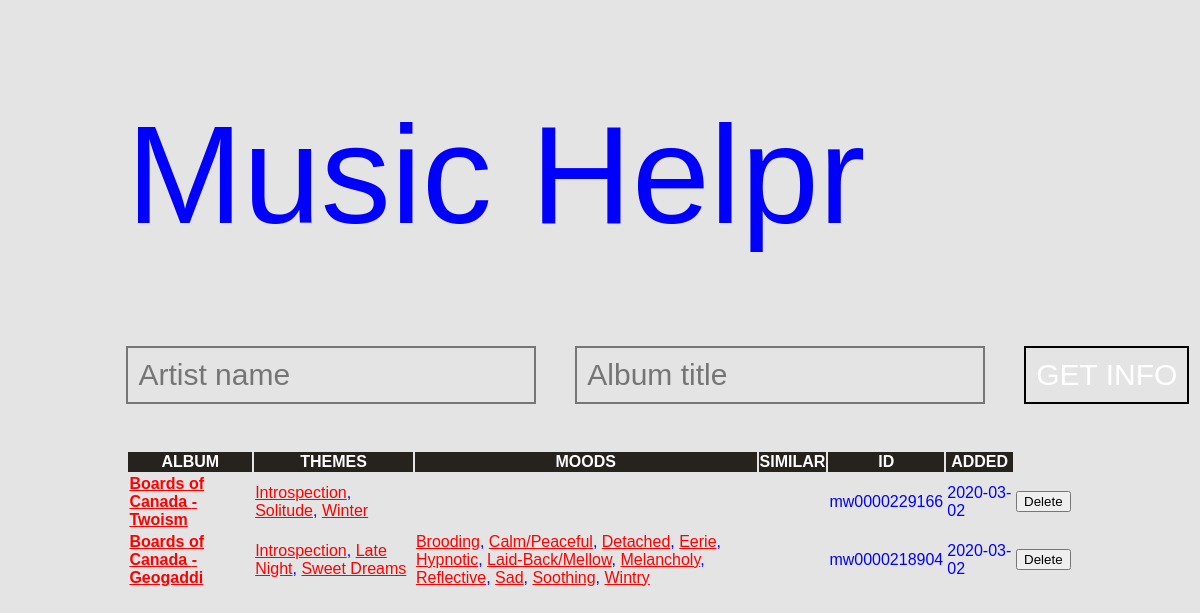
The page / on the database its author committed.
### app.py (models this page shows, shortened)
class Album(db.Model):
	__tablename__ = 'album'
	id = db.Column(db.String(), primary_key=True)
	artist = 		db.Column(db.String())
	title = 		db.Column(db.String())
	date_added = 	db.Column(db.DateTime, default=datetime.utcnow)
	themes = db.relationship('Theme', secondary=theme_associations, backref=(db.backref('participants', lazy = 'dynamic')))
	moods = db.relationship('Mood', secondary=mood_associations, backref=(db.backref('participants', lazy = 'dynamic')))

class ThemeAssociation(db.Model):
	__tablename__ = 'theme_associations'
	album_id = db.Column(db.String(), primary_key=True)
	theme_name = db.Column(db.String(), primary_key=True)

class MoodAssociation(db.Model):
	__tablename__ = 'mood_associations'
	album_id = db.Column(db.String(), primary_key=True)
	mood_name = db.Column(db.String(), primary_key=True)

### app.py (the view)
@app.route('/', methods=['POST', 'GET'])
def index():
	if request.method == 'POST':
		artistInput = request.form['artist']
		titleInput = request.form['title']
		albumInfo = process.scraper.getBasicInfo(titleInput, artistInput)
		newAlbumEntry = Album(id=albumInfo['id'], artist=albumInfo['artist'], title=albumInfo['title'])
		for n,i in process.scraper.getThemes(albumInfo['id'], db, Theme):
			print(f'\n\n\n{n}\n\n\n')
			themeTemp = Theme.query.filter_by(name=f'{n}').first()
			themeTemp.participants.append(newAlbumEntry)
		for n,i in process.scraper.getMoods(albumInfo['id'], db, Mood):
			print(f'\n\n\n{n}\n\n\n')
			moodTemp = Mood.query.filter_by(name=f'{n}').first()
			moodTemp.participants.append(newAlbumEntry)
		try:
			db.session.add(newAlbumEntry)
			db.session.commit()
			return redirect('/')
		except:
			return "There was an error adding your album"
	else:
		albumlist = Album.query.order_by(Album.date_added).all()
		themeDict = defaultdict(list)
		moodDict = defaultdict(list)
		for album in albumlist:
			for association in ThemeAssociation.query.filter_by(album_id=album.id).all():
				themeDataPair = [Theme.query.filter_by(name=association.theme_name).one().id, association.theme_name]
				themeDict[album.title].append(themeDataPair)
			for association in MoodAssociation.query.filter_by(album_id=album.id).all():
				moodDataPair = [Mood.query.filter_by(name=association.mood_name).one().id, association.mood_name]
				moodDict[album.title].append(moodDataPair)
		return render_template('index.html', albumlist=albumlist, themeDict=themeDict, moodDict=moodDict)

### templates/index.html
{% extends 'base.html' %}
{% block head %}
<h1>Music Helpr
	<form style="height:100px" action="/" method="POST">
		<input class ="userIn" type="text" name="artist" id="artist" placeholder="Artist name">
		<input class ="userIn" type="text" name="title" id="title" placeholder="Album title">
		<input class ="userIn" style="color:white;" type="submit" name="start" value="GET INFO">
	</form></h1>
{% endblock %}
{% block body %}
<div class="content">
	<table class="album-info">
	  <tr style='background-color:#26221e; color:white'>
	    <th>ALBUM</th>
	    <th>THEMES</th>
	    <th>MOODS</th>
	    <th>SIMILAR</th`>
	    <th>ID</th>
	    <th>ADDED</th>
	  </tr>
	  	{% for album in albumlist %}
			<tr>
			    <td class="album-title">
			    	<a href="https://allmusic.com/album/{{album.id}}"> {{album.artist}} - {{album.title}} </a>
			    </td>
			    <td>
			    	{% for id,theme in themeDict[album.title] %}
			    		<a href="https://allmusic.com/theme/{{id}}">{{theme}}</a>{{ "," if not loop.last }}
			    	{% endfor %}
			    </td>
			    <td>
			    	{% for id,mood in moodDict[album.title] %}
			    		<a href="https://allmusic.com/mood/{{id}}">{{mood}}</a>{{ "," if not loop.last }}
			    	{% endfor %}
			    </td>
			    <td></td>
			    <td>{{album.id}}</td>
			    <td>{{album.date_added.date()}}</td>
			    <td><form action="/" method="POST">
			    	<input type="submit" name="{{album.id}}" value="Delete">
			    </form></td>
			</tr>
	    {% endfor %}
	</table>
</div>
{% endblock %}

### templates/base.html (shortened to what this page needs)
<!DOCTYPE html>
<html>
<head>
	<link rel="stylesheet" type="text/css" href="{{ url_for('static', filename='css/main.css') }}">
	{% block head %}{% endblock %}
</head>
<body>
	{% block body %}{% endblock %}
</body>
</html>

### static/css/main.css (style rules this page uses)
head { font-family: Arial, Helvetica, sans-serif; }
a:visited, a { color:red; }
h1 { font-size:140px; padding-left:10%; font-weight:lighter; color:blue; }
.userIn { font-size:30px; background-color:rgba(0,0,0,0); border-style:solid; padding:10px; }
body { font-family: Arial, Helvetica, sans-serif; background-color:#E4E4E4; color:blue; }
.album-title { font-weight:bold!important; }
.album-info { width:100%; padding-left:10%; padding-right:10%; }

### rows shown on the page
Album: artist "Boards of Canada", title "Twoism", last "," ",", id "mw0000229166", date_added "2020-03-02"
ThemeAssociation: title "Introspection"
ThemeAssociation: title "Solitude"
ThemeAssociation: title "Winter"
Album: artist "Boards of Canada", title "Geogaddi", last "," ",", last "," "," "," "," "," "," "," "," "," ",", id "mw0000218904", date_added "2020-03-02"
ThemeAssociation: title "Introspection"
ThemeAssociation: title "Late Night"
ThemeAssociation: title "Sweet Dreams"
MoodAssociation: title "Brooding"
MoodAssociation: title "Calm/Peaceful"
MoodAssociation: title "Detached"
MoodAssociation: title "Eerie"
MoodAssociation: title "Hypnotic"
MoodAssociation: title "Laid-Back/Mellow"
MoodAssociation: title "Melancholy"
MoodAssociation: title "Reflective"
MoodAssociation: title "Sad"
MoodAssociation: title "Soothing"
MoodAssociation: title "Wintry"
